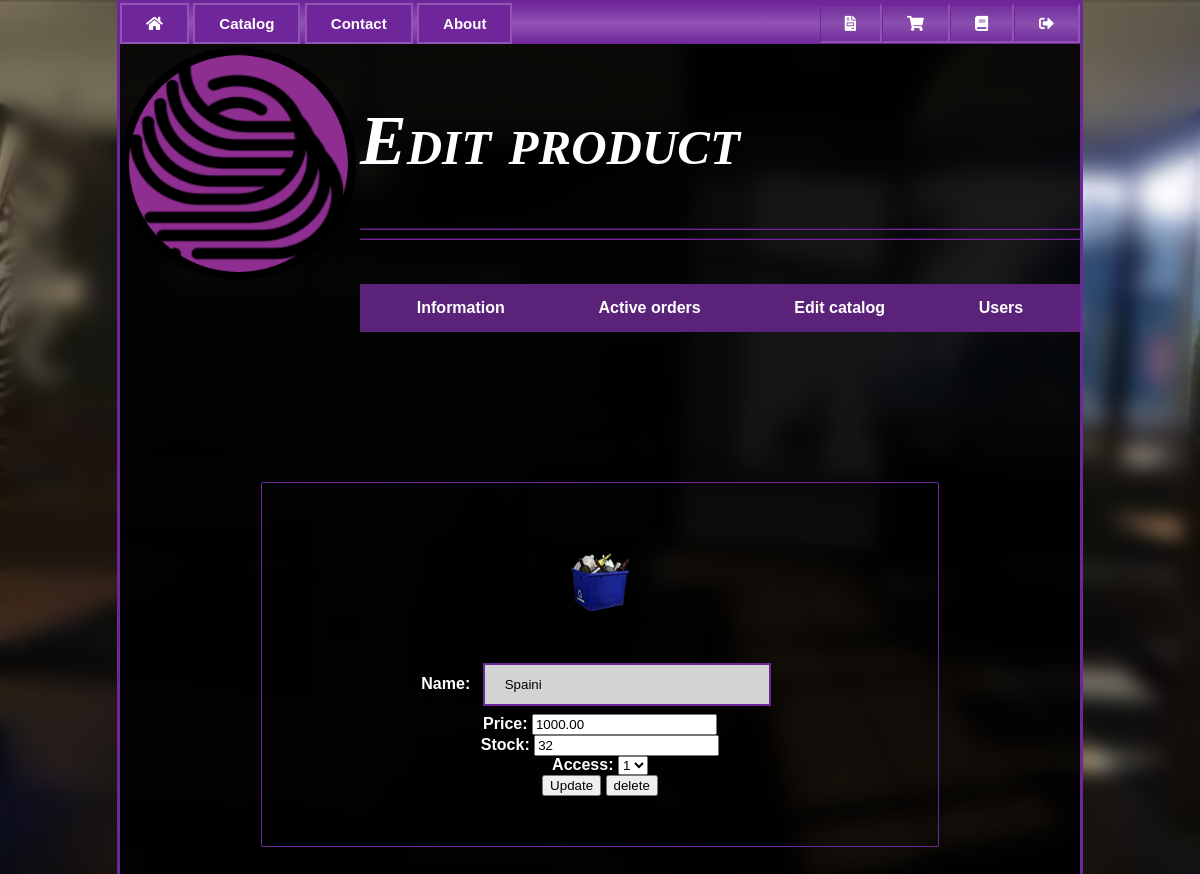
/admin/edit_product?id=1 (signed in), run on an earlier commit of the app's database.
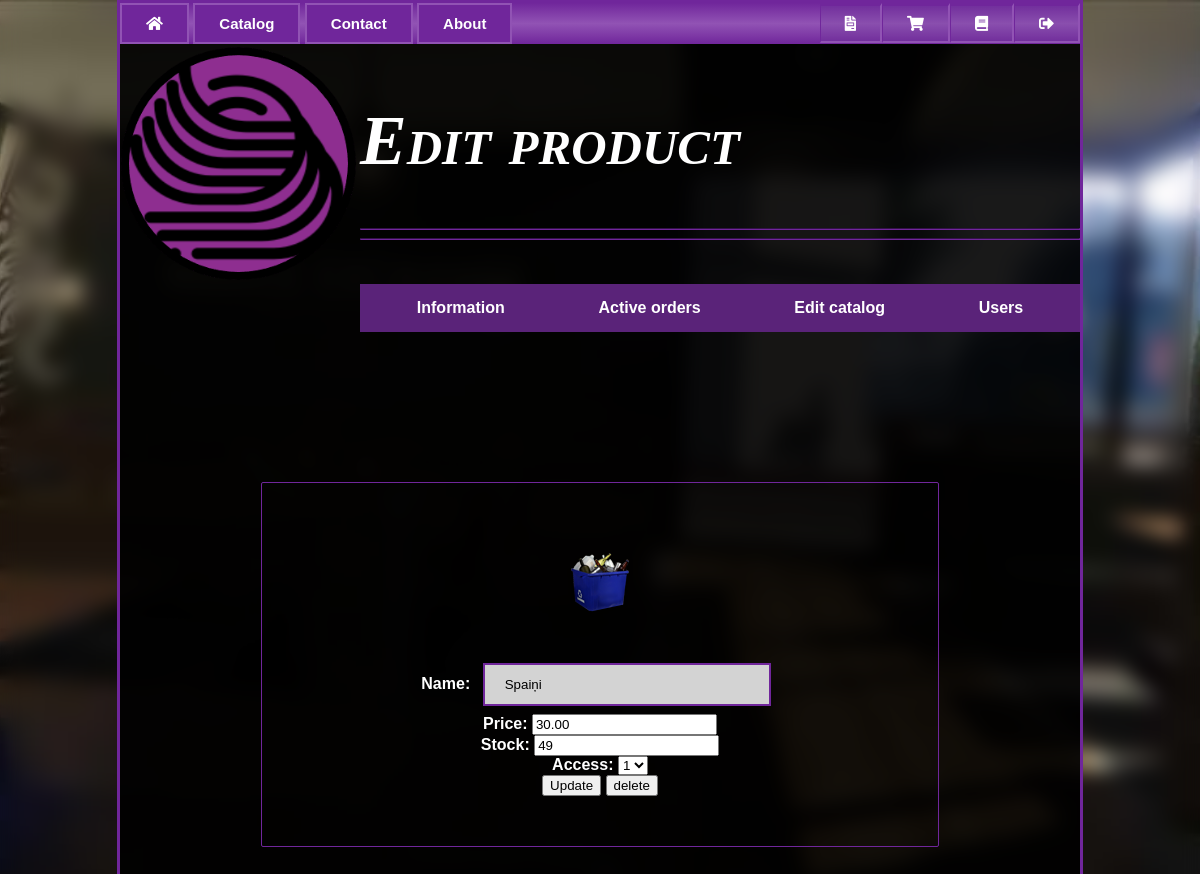
And on a later commit of the database.
### tables this page shows
CREATE TABLE `images` (
  `id` int(11) NOT NULL,
  `product_id` int(11) NOT NULL,
  `image` varchar(128) NOT NULL DEFAULT 'missing.png',
  `main` int(1) NOT NULL DEFAULT 0
);

CREATE TABLE `products` (
  `id` int(10) NOT NULL,
  `name` char(50) NOT NULL COMMENT 'Preces nosaukums',
  `price` decimal(10,2) DEFAULT 0.00 COMMENT 'Cena',
  `count` int(11) NOT NULL COMMENT 'Gab',
  `access` int(11) NOT NULL DEFAULT 1
);

### include/system.php (called while the page is built, shortened)
<?php
include_once "database.php";
$db         = new db();

### include/database.php (called while the page is built, shortened)
<?php
Class db{
	public $debug = false;
    private function dbConect(){
		$this->conn = mysqli_connect(DB_HOST, DB_USER, DB_PASSWORD ,DB_NAME) or die ('Neizdevas savienoties ar datubazi!!');
		mysqli_set_charset($this->conn,'utf8');
		return $this->conn;
    }
	function getArray($query,$error=false){
		$data = array();
		$result=$this->result($query,$error);
		if ($result){
			while($row = mysqli_fetch_array($result,MYSQLI_ASSOC)){
				$data[] = $row;
			}
		}
		return $data;
	}
	function getArrayFirst($query,$error = false){
		$data = $this->getArray($query,$error);
		if ($data){
			return $data[0];
		}
		return $data;
	}
	function result($query,$error = false){
		if ($query){
			$conect = $this->dbConect();
			mysqli_query($conect,'SET SESSION sql_mode = ""');
			if ($error || $this->debug){
					$result=mysqli_query($conect,$query) or die("<b>" . $query . "</b><br>" . mysqli_error($conect));
			}else{
				$result=mysqli_query($conect,$query);
			}
			return $result;
		}
		return false;
	}
}

### admincontent/edit_product.php (the view, shortened to what this page needs)
<h1>Edit product</h1>
<hr>
<hr>
 <?php
    include_once "admin_nav.php";
 ?>
<?php
$id = $_GET['id'];
$product = $db->getArrayFirst("SELECT p.*, i.image
    FROM products p
    LEFT JOIN images AS i ON i.product_id = p.id
    WHERE p.id = $id");
echo '<div class="center">
<form method="post">
        <input type="hidden" name="id" value="' . $product['id'] . '">
         <div class="image"><img src="/images/' . $product['image'] . '"></div>
        <br>
        <div class="details">
        Name:
            <input type="text" name="name" value="' . $product['name'] . '">
        <br>
        Price:
            <input type="number" name="price" value="' . $product['price'] . '">
        <br>
        Stock:
            <input type="number" name="count" value="' . $product['count'] . '">
        <br>
        Access:
           <select name="access">
              <option value="1" '.($product['access'] == '1' ? 'selected' : '').'>1</option>
              <option value="2" '.($product['access'] == '2' ? 'selected' : '').'>2</option>
              <option value="3" '.($product['access'] == '3' ? 'selected' : '').'>3</option>
            </select>
        <br>
        </div>
            <input type="submit" name="update" value="Update">
            <input type="submit" name="delete" value="delete">
      </form>
   </div>';
?>

What changed in the data, as far as the page shows it:
changed through a linked row, images: name "Spaini" → "Spaiņi"; price "1000.00" → "30.00"; count "32" → "49"
